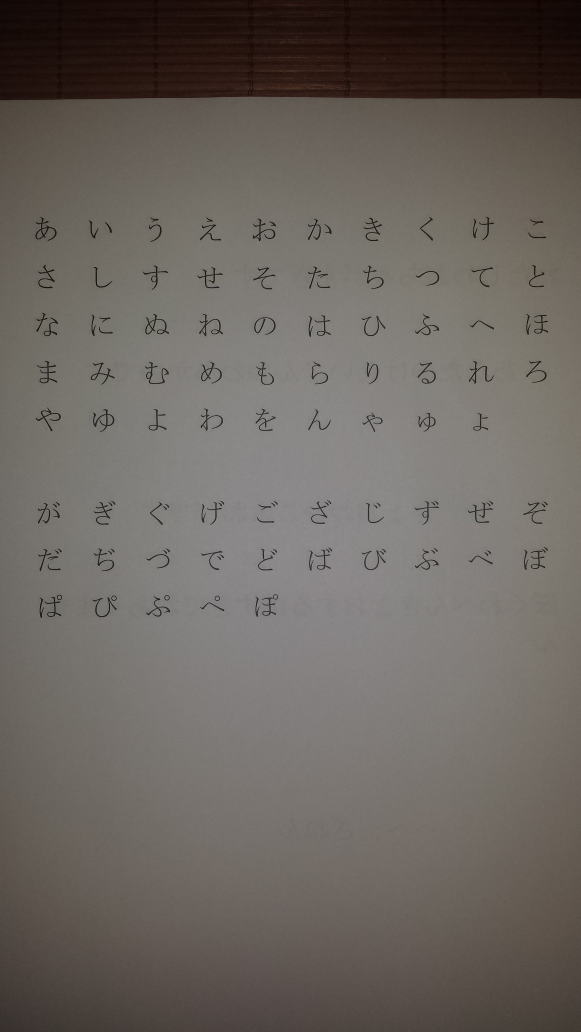
#> input picture HiraganaRecognition/images/page1_1.jpg, 2322 x 4128 px (shown at 1/4 size)
$ python CropDataset1.py   (older library calls are emulated)
#> lines starting #> are read from the running program, lines starting #| are printed output that depends on the picture; after the words box and inside, x2 and y2 are one past the last pixel; in counts of white or black regions, pixels touching at a corner belong together

# coding: utf-8

# In[673]:

import matplotlib.pyplot as plt


import numpy as np
from skimage.io import imread
img = imread('images/page1_1.jpg')
#> img is the input picture: shape (4128, 2322, 3); mean R, G, B 107.5, 101.6, 96.1
plt.imshow(img)


# In[674]:

from skimage.color import rgb2gray
from skimage.morphology import opening, closing, square, diamond, disk, erosion, dilation

from skimage.measure import label
from skimage.measure import regionprops

img_gray = rgb2gray(img)
img_tr = img_gray > 0.2
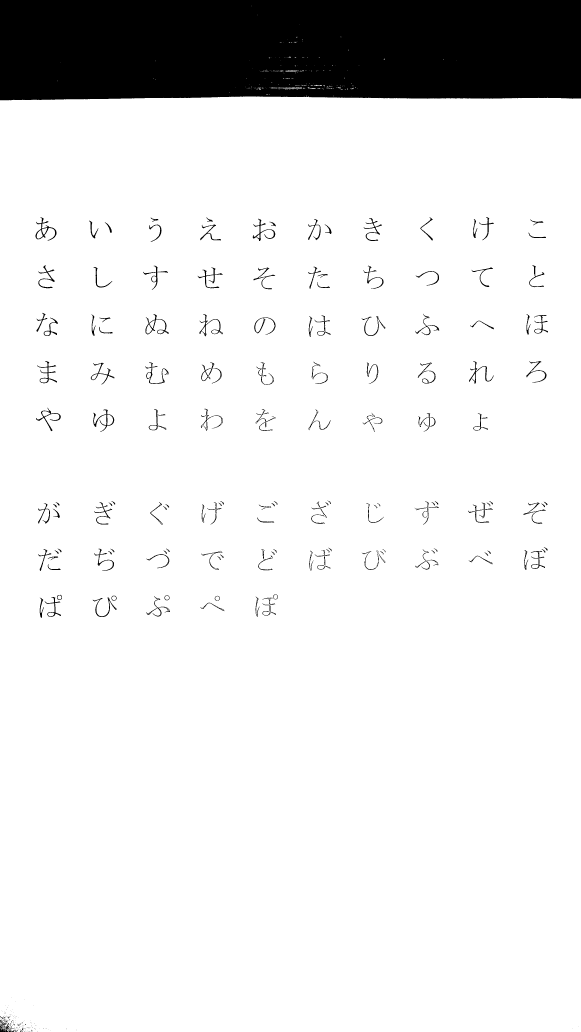
#> img_tr: shape (4128, 2322) bool (shown at 1/4 size); 89.8% white; 355 black regions (183 under 20 px), largest, box (x1, y1, x2, y2) and area: (0, 0, 2322, 401) 910095, (142, 870, 226, 963) 1414, (582, 1256, 676, 1338) 1265
img_tr_er = erosion(img_tr,selem=disk(5))
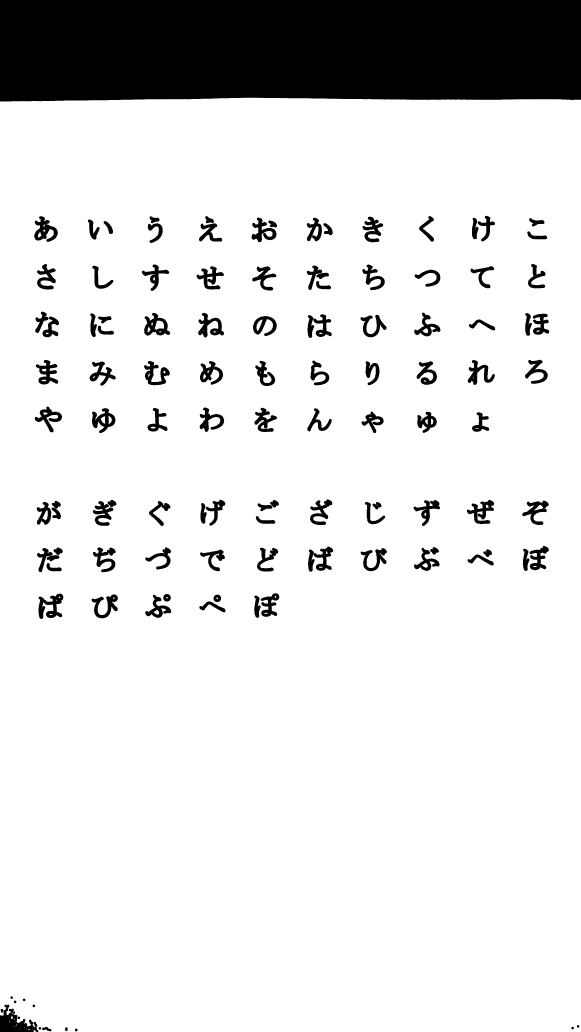
#> img_tr_er: shape (4128, 2322) bool (shown at 1/4 size); 87.4% white; 116 black regions, largest, box (x1, y1, x2, y2) and area: (0, 0, 2322, 406) 923448, (0, 4018, 154, 4128) 8554, (154, 2374, 253, 2476) 5232
#> (the run stopped early here; a loop or call above may not have finished)
